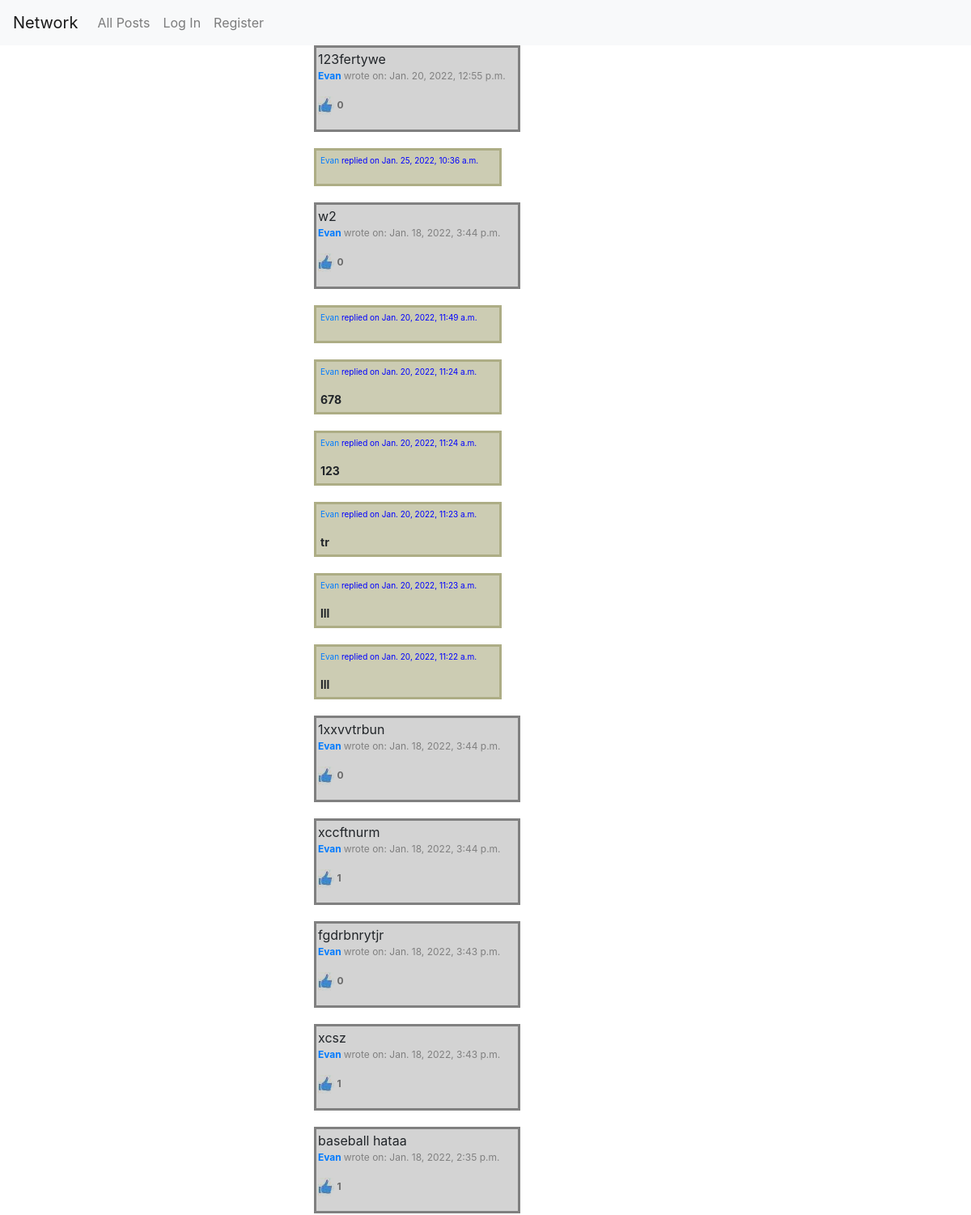
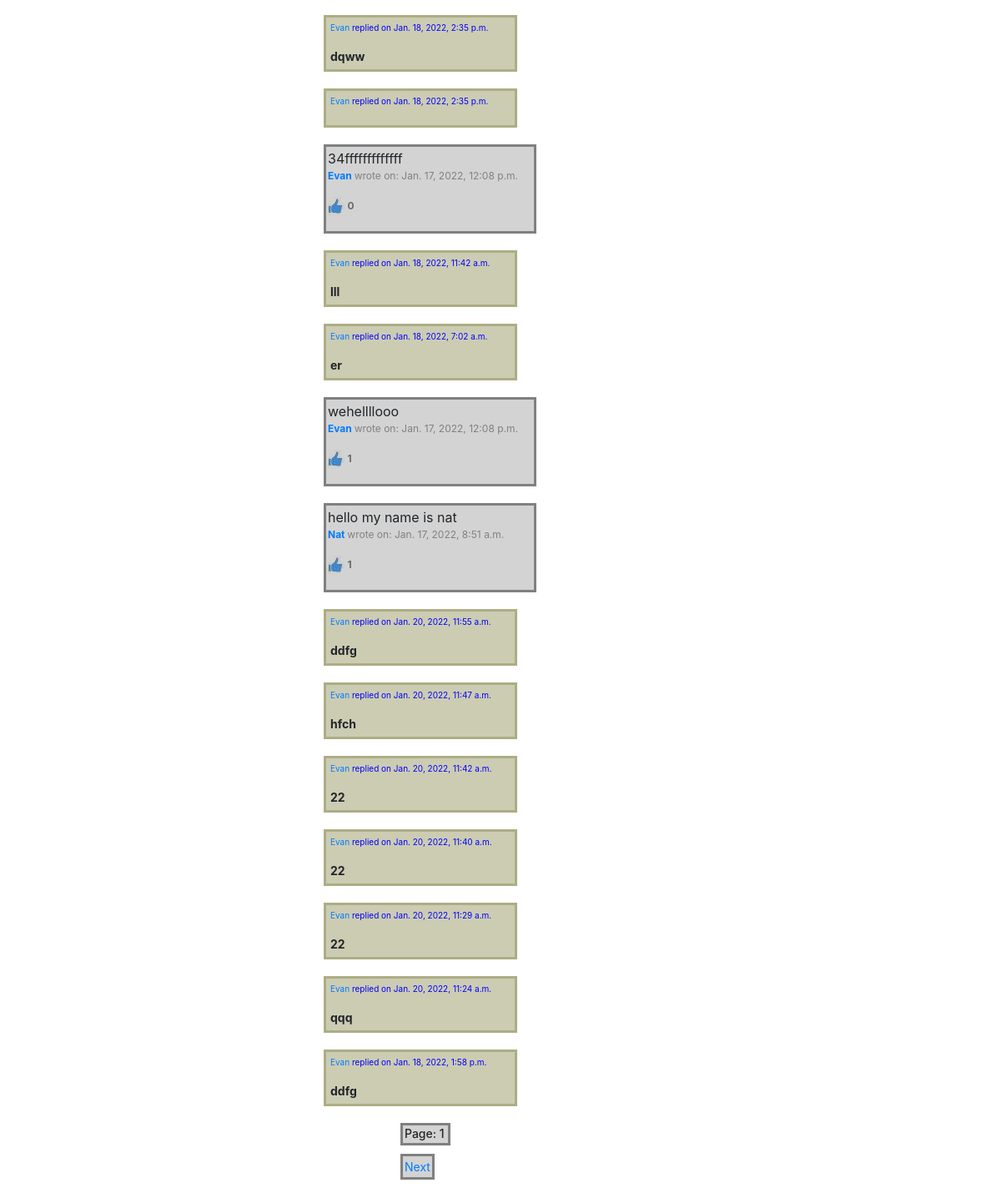
The page / on the database its author committed (2 pictures, top to bottom).
### network/models.py (models this page shows, shortened)
class Mypost(models.Model):
    description=models.CharField(max_length=300)
    created_date=models.DateTimeField(default=now, editable=False)
    owner=models.ForeignKey(User, on_delete=models.CASCADE, null="TRUE", blank="TRUE")
    likes = models.ManyToManyField(User, blank="TRUE", related_name="likers")
    objects = MypostManager()

class User(AbstractUser):
    email=models.EmailField(max_length=254)
    date_joined = models.DateTimeField(default=timezone.now)
    following = models.ManyToManyField("User", blank="TRUE", related_name="followers")
    def __str__(self):
        return f"{self.username}"

class Reply(models.Model):
    reply_txt=models.CharField(max_length=150, blank="True")
    mypost_reply=models.ForeignKey(Mypost, on_delete=models.CASCADE, null="TRUE", blank="TRUE")
    created_date=models.DateTimeField(default=now, editable=False)
    lists = models.ManyToManyField(Mypost, blank="TRUE", related_name="replies")  # post_reply
    owner = models.ForeignKey(User, on_delete=models.CASCADE, null="TRUE", blank="TRUE")
    objects = ReplyManager()
    class Meta:
        ordering = ['-created_date']
    def __str__(self):
        return f"{self.reply_txt}"

### network/views.py (the view)
# urls.py: path("", views.index, name="index"),
def index(request):
    all_posts=Mypost.objects.order_by('-created_date')
    page=paging(request,all_posts)
    created_date = timezone.now()
    owner = request.user
    replies = Reply.objects.order_by('-created_date')
    if request.method == "POST" and "post_reply" in request.POST:
        reply_txt = request.POST["reply_txt"]
        mypost_reply = request.POST.get("post_id")
        reply(request,reply_txt,mypost_reply)
        return render(request, "network/index.html", {"all_posts": all_posts, "replies": replies,"count":page.count,"page":page})
    if request.method == "POST" and "load_post" in request.POST:
        post_to_load_id = request.POST.get("post_to_load_id")
        edit_post(request,post_to_load_id)
        post_to_load = Mypost.objects.get(pk=post_to_load_id)
        return render(request, "network/edit_post.html", {"post_to_load": post_to_load})
    else:
        return render(request, "network/index.html",
                      {"all_posts": all_posts, "replies": replies,"count":page.count,"page":page})

### network/views.py (called while the page is built)
def paging(request,the_posts):
    post_paginator=Paginator(the_posts,10)
    page_num = request.GET.get("page")
    return post_paginator.get_page(page_num)

### network/templates/network/index.html (shortened to what this page needs)
{% extends "network/layout.html" %}
{% load static %}
{% block body %}
{% for post in page.object_list %}
<ul>
<div class="post">{{post.description}}
    <p style= "color:grey; font-size:12px;"> <strong><a href="{% url 'profile' post.owner_id %}" > {{post.owner}} </strong></a> wrote on: {{post.created_date}} </p>
    <p id="likes" style= "color:grey; font-size:12px;mix-blend-mode: multiply;"><img src="{% static  'network/images/like1.jpg' %}" alt="like image"> <strong>{{post.likes.all.count}}</strong>
</div>
</ul>
{% for rep in post.replies.all %}
 <ul>
        <div class="replies" ><p style= "color:blue; font-size:10px;"><a href="{% url "profile" rep.owner_id %}">{{rep.owner}}</a>
            replied on {{rep.created_date}}</p> <strong>{{rep}} </strong> </div>
</ul>
{% endfor %}
    </div>
{% endfor %}
<h2 class="page"> Page: {{ page.number }}</h2>
        <div class="page-links">
            {% if page.has_next %}
            <a href="{% url 'index' %}?page={{page.next_page_number }}">Next</a>
            {% endif %}
        </div>
{% endblock %}

### network/static/network/styles.css (style rules this page uses)
.post { border: 3px solid grey; background-color: lightgrey; font-size: 16px; min-height: 100px; width: 22%; padding: 2px; margin-bottom:20px; position: relative; left: 30%; }
.replies { border: 3px solid #adad85; background-color: #ccccb3; font-size: 14px; min-height: 10px; width: 20%; padding: 5px; margin-bottom:20px; position: relative; overflow: visible; left: 30%; }
.page { border: 3px solid grey; background-color: lightgrey; font-size: 14px; min-height: 20px; max-width: 60px; padding: 2px; margin-bottom:10px; position: relative; left: 40%; }
.page-links { border: 3px solid grey; background-color: lightgrey; font-size: 14px; min-height: 20px; min-width: 30px; padding: 2px; margin-bottom:10px; position: relative; display: inline-block; left: 40%; }

### rows shown on the page
Mypost: description "123fertywe", owner "Evan", created_date "Jan. 20, 2022, 12:55 p.m.", likes.all.count "0"
Reply: owner "Evan", created_date "Jan. 25, 2022, 10:36 a.m."
Mypost: description "w2", owner "Evan", created_date "Jan. 18, 2022, 3:44 p.m.", likes.all.count "0"
Reply: owner "Evan", created_date "Jan. 20, 2022, 11:49 a.m."
Reply: owner "Evan", created_date "Jan. 20, 2022, 11:24 a.m.", reply_txt "678"
Reply: owner "Evan", created_date "Jan. 20, 2022, 11:24 a.m.", reply_txt "123"
Reply: owner "Evan", created_date "Jan. 20, 2022, 11:23 a.m.", reply_txt "tr"
Reply: owner "Evan", created_date "Jan. 20, 2022, 11:23 a.m.", reply_txt "lll"
Reply: owner "Evan", created_date "Jan. 20, 2022, 11:22 a.m.", reply_txt "lll"
Mypost: description "1xxvvtrbun", owner "Evan", created_date "Jan. 18, 2022, 3:44 p.m.", likes.all.count "0"
Mypost: description "xccftnurm", owner "Evan", created_date "Jan. 18, 2022, 3:44 p.m.", likes.all.count "1"
Mypost: description "fgdrbnrytjr", owner "Evan", created_date "Jan. 18, 2022, 3:43 p.m.", likes.all.count "0"
Mypost: description "xcsz", owner "Evan", created_date "Jan. 18, 2022, 3:43 p.m.", likes.all.count "1"
Mypost: description "baseball hataa", owner "Evan", created_date "Jan. 18, 2022, 2:35 p.m.", likes.all.count "1"
Reply: owner "Evan", created_date "Jan. 18, 2022, 2:35 p.m.", reply_txt "dqww"
Reply: owner "Evan", created_date "Jan. 18, 2022, 2:35 p.m."
Mypost: description "34fffffffffffff", owner "Evan", created_date "Jan. 17, 2022, 12:08 p.m.", likes.all.count "0"
Reply: owner "Evan", created_date "Jan. 18, 2022, 11:42 a.m.", reply_txt "lll"
Reply: owner "Evan", created_date "Jan. 18, 2022, 7:02 a.m.", reply_txt "er"
Mypost: description "wehellllooo", owner "Evan", created_date "Jan. 17, 2022, 12:08 p.m.", likes.all.count "1"
Mypost: description "hello my name is nat", owner "Nat", created_date "Jan. 17, 2022, 8:51 a.m.", likes.all.count "1"
Reply: owner "Evan", created_date "Jan. 20, 2022, 11:55 a.m.", reply_txt "ddfg"
Reply: owner "Evan", created_date "Jan. 20, 2022, 11:47 a.m.", reply_txt "hfch"
Reply: owner "Evan", created_date "Jan. 20, 2022, 11:42 a.m.", reply_txt "22"
Reply: owner "Evan", created_date "Jan. 20, 2022, 11:40 a.m.", reply_txt "22"
Reply: owner "Evan", created_date "Jan. 20, 2022, 11:29 a.m.", reply_txt "22"
Reply: owner "Evan", created_date "Jan. 20, 2022, 11:24 a.m.", reply_txt "qqq"
Reply: owner "Evan", created_date "Jan. 18, 2022, 1:58 p.m.", reply_txt "ddfg"

### other values the page prints
{{ page.number }} "1"
